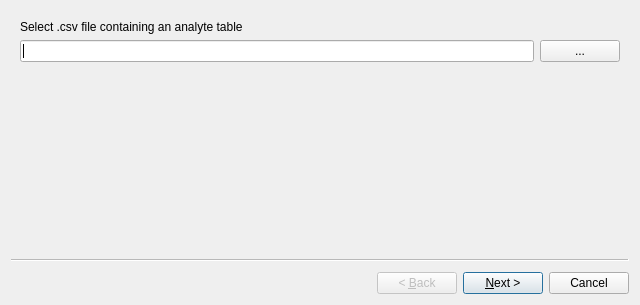
<?xml version="1.0" encoding="UTF-8"?>
<ui version="4.0">
 <class>Wizard</class>
 <widget class="QWizard" name="Wizard">
  <property name="geometry">
   <rect>
    <x>0</x>
    <y>0</y>
    <width>640</width>
    <height>305</height>
   </rect>
  </property>
  <property name="windowTitle">
   <string>Wizard</string>
  </property>
  <widget class="QWizardPage" name="wizardPage1">
   <attribute name="pageId">
    <string notr="true">1</string>
   </attribute>
   <layout class="QVBoxLayout" name="verticalLayout">
    <item>
     <widget class="QLabel" name="label_3">
      <property name="text">
       <string>Select .csv file containing an analyte table</string>
      </property>
     </widget>
    </item>
    <item>
     <layout class="QGridLayout" name="gridLayout">
      <property name="leftMargin">
       <number>0</number>
      </property>
      <property name="topMargin">
       <number>0</number>
      </property>
      <item row="0" column="0">
       <widget class="QLineEdit" name="lineAnalyteTablePath"/>
      </item>
      <item row="0" column="1">
       <widget class="QPushButton" name="pushAnalyteTablePath">
        <property name="text">
         <string>...</string>
        </property>
       </widget>
      </item>
     </layout>
    </item>
   </layout>
  </widget>
  <widget class="QWizardPage" name="wizardPage2">
   <attribute name="pageId">
    <string notr="true">2</string>
   </attribute>
   <layout class="QVBoxLayout" name="verticalLayout_4">
    <item>
     <layout class="QHBoxLayout" name="horizontalLayout">
      <property name="bottomMargin">
       <number>0</number>
      </property>
      <item>
       <layout class="QVBoxLayout" name="verticalLayout_2">
        <property name="leftMargin">
         <number>0</number>
        </property>
        <property name="bottomMargin">
         <number>0</number>
        </property>
        <item>
         <widget class="QLabel" name="label">
          <property name="text">
           <string>Select column containing analyte ID:</string>
          </property>
         </widget>
        </item>
        <item>
         <widget class="QListWidget" name="listWidgetAnalyteTableColumns"/>
        </item>
        <item>
         <layout class="QHBoxLayout" name="horizontalLayout_2">
          <property name="topMargin">
           <number>0</number>
          </property>
         </layout>
        </item>
       </layout>
      </item>
      <item>
       <layout class="QVBoxLayout" name="verticalLayout_3">
        <property name="leftMargin">
         <number>0</number>
        </property>
        <item>
         <widget class="QLabel" name="label_2">
          <property name="text">
           <string>Samples:</string>
          </property>
         </widget>
        </item>
        <item>
         <widget class="QListWidget" name="listWidgetAnalyteTableSamples"/>
        </item>
        <item>
         <layout class="QHBoxLayout" name="horizontalLayout_5">
          <property name="topMargin">
           <number>0</number>
          </property>
          <item>
           <widget class="QToolButton" name="toolButtonNoneSamples">
            <property name="text">
             <string>None</string>
            </property>
           </widget>
          </item>
          <item>
           <widget class="QToolButton" name="toolButtonAllSamples">
            <property name="text">
             <string>All</string>
            </property>
           </widget>
          </item>
          <item>
           <spacer name="horizontalSpacer_3">
            <property name="orientation">
             <enum>Qt::Horizontal</enum>
            </property>
            <property name="sizeHint" stdset="0">
             <size>
              <width>40</width>
              <height>20</height>
             </size>
            </property>
           </spacer>
          </item>
         </layout>
        </item>
       </layout>
      </item>
     </layout>
    </item>
   </layout>
  </widget>
  <widget class="QWizardPage" name="wizardPage3">
   <attribute name="pageId">
    <string notr="true">3</string>
   </attribute>
   <layout class="QVBoxLayout" name="verticalLayout_5">
    <item>
     <widget class="QLabel" name="label_4">
      <property name="text">
       <string>Select .csv file containing analyte metadata</string>
      </property>
     </widget>
    </item>
    <item>
     <layout class="QGridLayout" name="gridLayout_2">
      <property name="leftMargin">
       <number>0</number>
      </property>
      <property name="topMargin">
       <number>0</number>
      </property>
      <item row="0" column="0">
       <widget class="QLineEdit" name="lineMetadataTablePath"/>
      </item>
      <item row="0" column="1">
       <widget class="QPushButton" name="pushMetadataTablePath">
        <property name="text">
         <string>...</string>
        </property>
       </widget>
      </item>
     </layout>
    </item>
   </layout>
  </widget>
  <widget class="QWizardPage" name="wizardPage4">
   <attribute name="pageId">
    <string notr="true">4</string>
   </attribute>
   <layout class="QVBoxLayout" name="verticalLayout_8">
    <item>
     <layout class="QHBoxLayout" name="horizontalLayout_3">
      <property name="bottomMargin">
       <number>0</number>
      </property>
      <item>
       <layout class="QVBoxLayout" name="verticalLayout_6">
        <property name="leftMargin">
         <number>0</number>
        </property>
        <property name="bottomMargin">
         <number>0</number>
        </property>
        <item>
         <widget class="QLabel" name="label_5">
          <property name="text">
           <string>Select column containing analyte ID:</string>
          </property>
         </widget>
        </item>
        <item>
         <widget class="QListWidget" name="listWidgetMetadataTableColumns"/>
        </item>
        <item>
         <layout class="QHBoxLayout" name="horizontalLayout_4">
          <property name="topMargin">
           <number>0</number>
          </property>
         </layout>
        </item>
       </layout>
      </item>
      <item>
       <layout class="QVBoxLayout" name="verticalLayout_7">
        <property name="leftMargin">
         <number>0</number>
        </property>
        <item>
         <widget class="QLabel" name="label_6">
          <property name="text">
           <string>Metadata Fields:</string>
          </property>
         </widget>
        </item>
        <item>
         <widget class="QListWidget" name="listWidgetFields"/>
        </item>
        <item>
         <layout class="QHBoxLayout" name="horizontalLayout_6">
          <property name="topMargin">
           <number>0</number>
          </property>
          <item>
           <widget class="QToolButton" name="toolButtonNoneFields">
            <property name="text">
             <string>None</string>
            </property>
           </widget>
          </item>
          <item>
           <widget class="QToolButton" name="toolButtonAllFields">
            <property name="text">
             <string>All</string>
            </property>
           </widget>
          </item>
          <item>
           <spacer name="horizontalSpacer_4">
            <property name="orientation">
             <enum>Qt::Horizontal</enum>
            </property>
            <property name="sizeHint" stdset="0">
             <size>
              <width>40</width>
              <height>20</height>
             </size>
            </property>
           </spacer>
          </item>
         </layout>
        </item>
       </layout>
      </item>
     </layout>
    </item>
   </layout>
  </widget>
 </widget>
 <resources/>
 <connections>
  <connection>
   <sender>pushAnalyteTablePath</sender>
   <signal>clicked()</signal>
   <receiver>Wizard</receiver>
   <slot>_user_triggered_browse_btn()</slot>
   <hints>
    <hint type="sourcelabel">
     <x>589</x>
     <y>48</y>
    </hint>
    <hint type="destinationlabel">
     <x>585</x>
     <y>-15</y>
    </hint>
   </hints>
  </connection>
  <connection>
   <sender>toolButtonNoneSamples</sender>
   <signal>clicked()</signal>
   <receiver>Wizard</receiver>
   <slot>_selectNone()</slot>
   <hints>
    <hint type="sourcelabel">
     <x>340</x>
     <y>218</y>
    </hint>
    <hint type="destinationlabel">
     <x>370</x>
     <y>-13</y>
    </hint>
   </hints>
  </connection>
  <connection>
   <sender>toolButtonAllSamples</sender>
   <signal>clicked()</signal>
   <receiver>Wizard</receiver>
   <slot>_selectAll()</slot>
   <hints>
    <hint type="sourcelabel">
     <x>393</x>
     <y>219</y>
    </hint>
    <hint type="destinationlabel">
     <x>427</x>
     <y>0</y>
    </hint>
   </hints>
  </connection>
  <connection>
   <sender>pushMetadataTablePath</sender>
   <signal>clicked()</signal>
   <receiver>Wizard</receiver>
   <slot>_user_triggered_browse_btn()</slot>
   <hints>
    <hint type="sourcelabel">
     <x>587</x>
     <y>43</y>
    </hint>
    <hint type="destinationlabel">
     <x>609</x>
     <y>-1</y>
    </hint>
   </hints>
  </connection>
  <connection>
   <sender>toolButtonNoneFields</sender>
   <signal>clicked()</signal>
   <receiver>Wizard</receiver>
   <slot>_selectNone()</slot>
   <hints>
    <hint type="sourcelabel">
     <x>357</x>
     <y>224</y>
    </hint>
    <hint type="destinationlabel">
     <x>387</x>
     <y>4</y>
    </hint>
   </hints>
  </connection>
  <connection>
   <sender>toolButtonAllFields</sender>
   <signal>clicked()</signal>
   <receiver>Wizard</receiver>
   <slot>_selectAll()</slot>
   <hints>
    <hint type="sourcelabel">
     <x>405</x>
     <y>216</y>
    </hint>
    <hint type="destinationlabel">
     <x>499</x>
     <y>-3</y>
    </hint>
   </hints>
  </connection>
 </connections>
 <slots>
  <slot>_user_triggered_browse_btn()</slot>
  <slot>_selectAll()</slot>
  <slot>_selectNone()</slot>
 </slots>
</ui>
